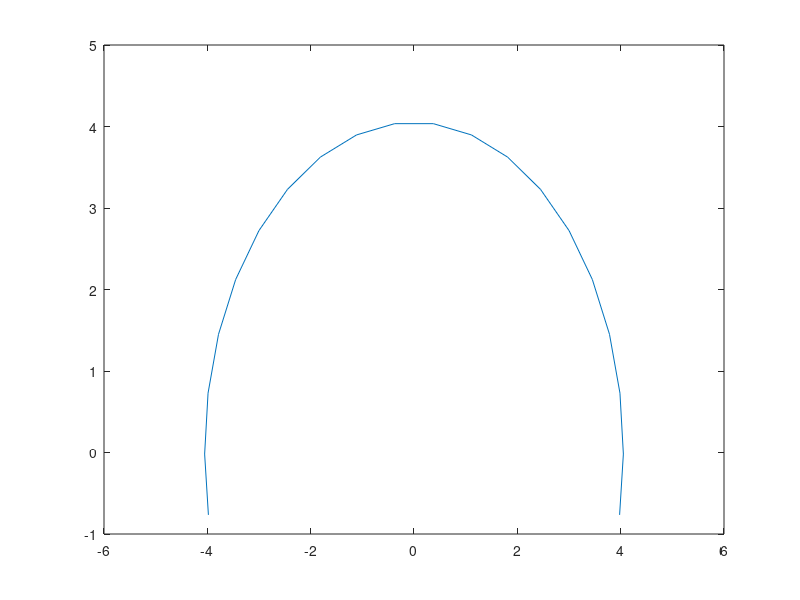

Recreate this plot in MATLAB.
% visualize the time course
clear;
xy = load('TriSegAnim_normal.mat').xy;
% xy = [t, xm_lv, xm_sep,  xm_rv, ym, t_lv, t_sep,  t_rv]; % data structure
% format
slides = [1, 500, 1000];
t = xy(slides , 1);
xm_lv = xy(slides , 2);


ym = xy(slides ,5);

% Circle Function For Angles In Degrees
plotArc = @(radius,deg_ang)  [radius*cosd(deg_ang);  radius*sind(deg_ang)]; 

Vw_lv = 8.2;
% Vw_sep = 4.1;
% Vw_rv = 2.6;

Cm=2*xm_lv./max(xm_lv.^2 + ym.^2, 1e-6);
R = 1./Cm;

x0 = xm_lv - R;
a = atan2(ym, x0);

a_start = -pi/2 -a;
a_pos = xm_lv > 0;
a_start(a_pos)= -pi/2 + a(a_pos);

a_stop = -pi/2 + a;
a_stop(xm_lv > 0) =  3*pi/2 - a(a_pos);

% Cm_sep=2*xm_sep/max(xm_sep^2 + ym^2, 1e-6);
% Cm_rv=2*xm_rv/max(xm_rv^2 + ym^2, 1e-6);
plotArc = @(radius,arc)  [radius.*cos(arc);  radius.*sin(arc)]; 

i = 1;
arc = linspace(a_start(i), a_stop(i), 20);
xy = plotArc(R(i), arc);
plot(xy(1, :), xy(2, :))


